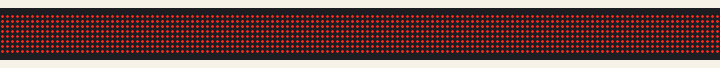
Simulated run of this sketch. Board: Arduino Uno, built with avr-gcc and run on an emulated ATmega328P. Shown: 160×8 LED matrix.

Above: at 1.6 s.

The sketch:

LedControl.ino
```cpp
#include <MD_MAX72xx.h>
#include <SPI.h>

#define MAX_DEVICES 20
#define CS_PIN 5

MD_MAX72XX mx = MD_MAX72XX(MD_MAX72XX::FC16_HW, CS_PIN, MAX_DEVICES);

void setup() {
  mx.begin();
  mx.control(MD_MAX72XX::INTENSITY, 5);
  mx.clear();

  // Turn ON all pixels (bottom-left origin)
  for (int x = 0; x < MAX_DEVICES * 8; x++) {   // total 160 columns
    for (int y = 0; y < 8; y++) {               // 8 rows
      mx.setPoint(7 - y, x, true);              // bottom → top
    }
  }
}

void loop() {}
```
